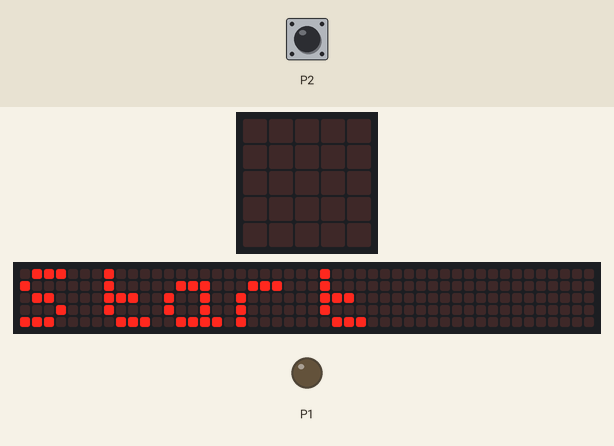
A program run on a simulated BBC micro:bit (MakeCode). Shown: the board's 5×5 LED display, a strip that is not on the board, showing the scrolling text unrolled, output pins drawn as LEDs (lit = HIGH). The inputs (shaded band) are chosen by the test bench; at power-on: P2 LOW. The 48×5 strip is a reading aid, not a part: it shows the text the display is scrolling, unrolled, one strip-width of it at a time.

Above: at 0.1 s.
At 6.67 s:
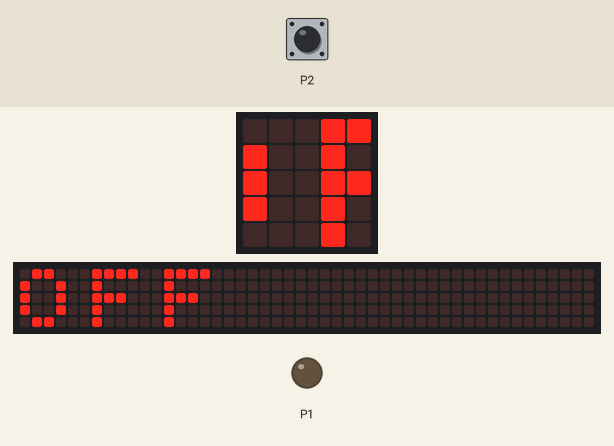
6.7 s: P2 pulled HIGH for 3 s
At 11.57 s:
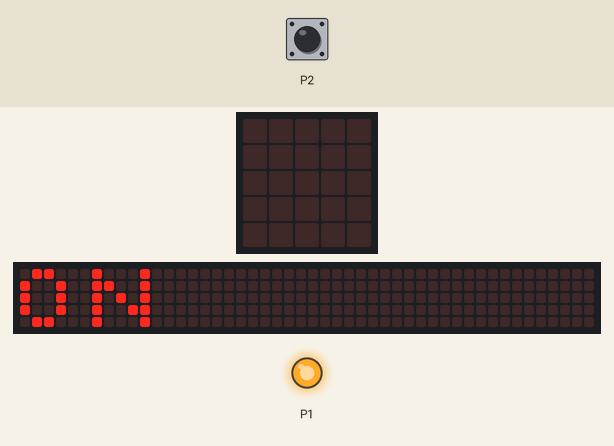
Timing chart, 0 to 13.2 s (numbered marks = the images above; inputs shaded):
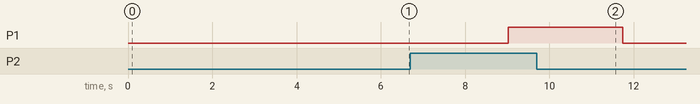

Measured:
- after the input at 6.7 s, P1: LOW → HIGH after 2.3 s, → LOW 2.7 s later; the display: first differs from a run without the input after 2.3 s (image 2)

The program:

main.ts
```typescript
basic.showString("Start")
basic.forever(function () {
    if (pins.digitalReadPin(DigitalPin.P2) == 1) {
        pins.digitalWritePin(DigitalPin.P1, 1)
        basic.showString("ON")
    } else {
        pins.digitalWritePin(DigitalPin.P1, 0)
        basic.showString("OFF")
    }
})
```

test.ts
```typescript
// テストはここに来ます。このパッケージが拡張機能として使用されるときにはコンパイルされません。
```
